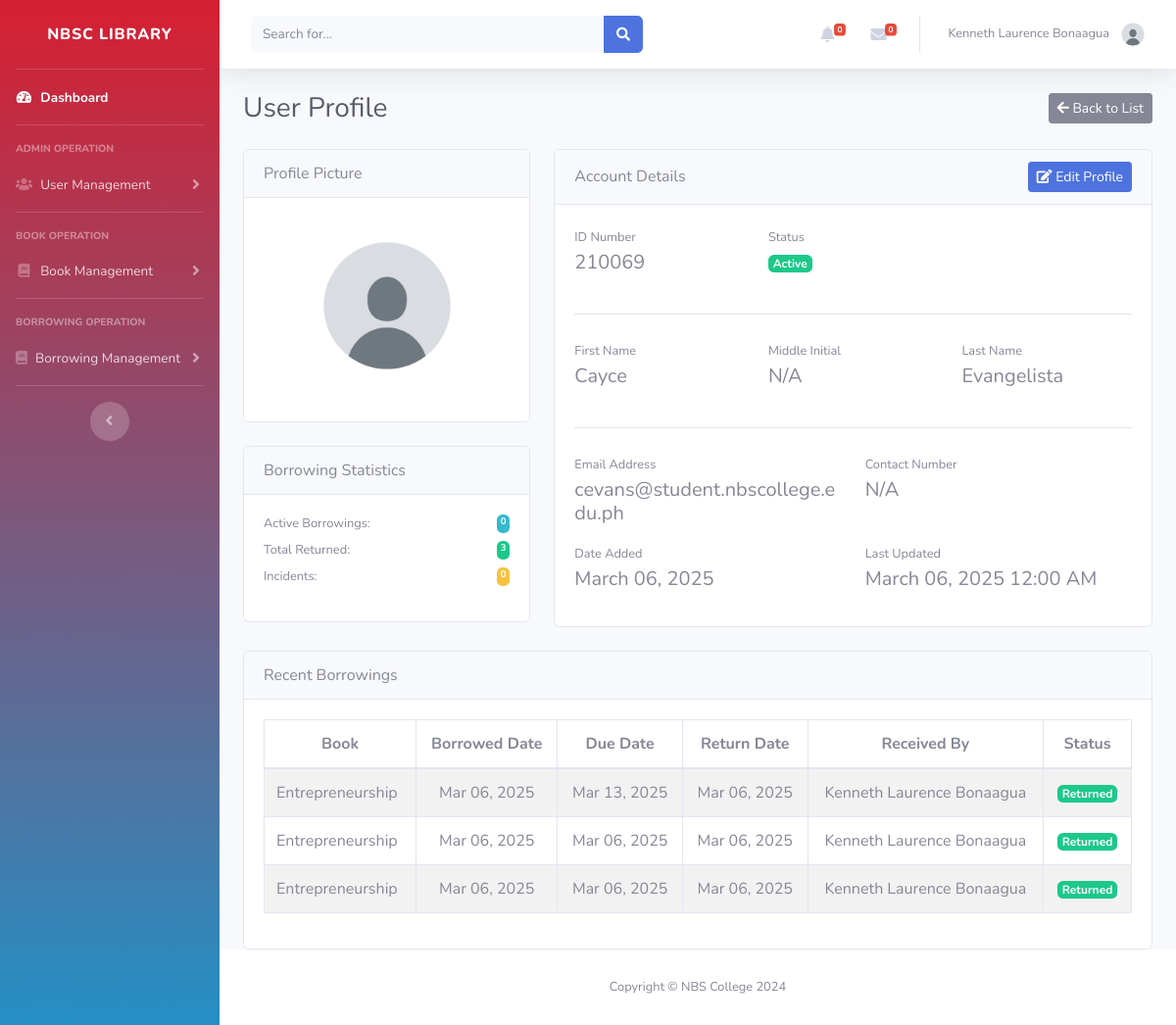
Before: /Admin/view_user.php?id=2 (signed in) with the older database file.
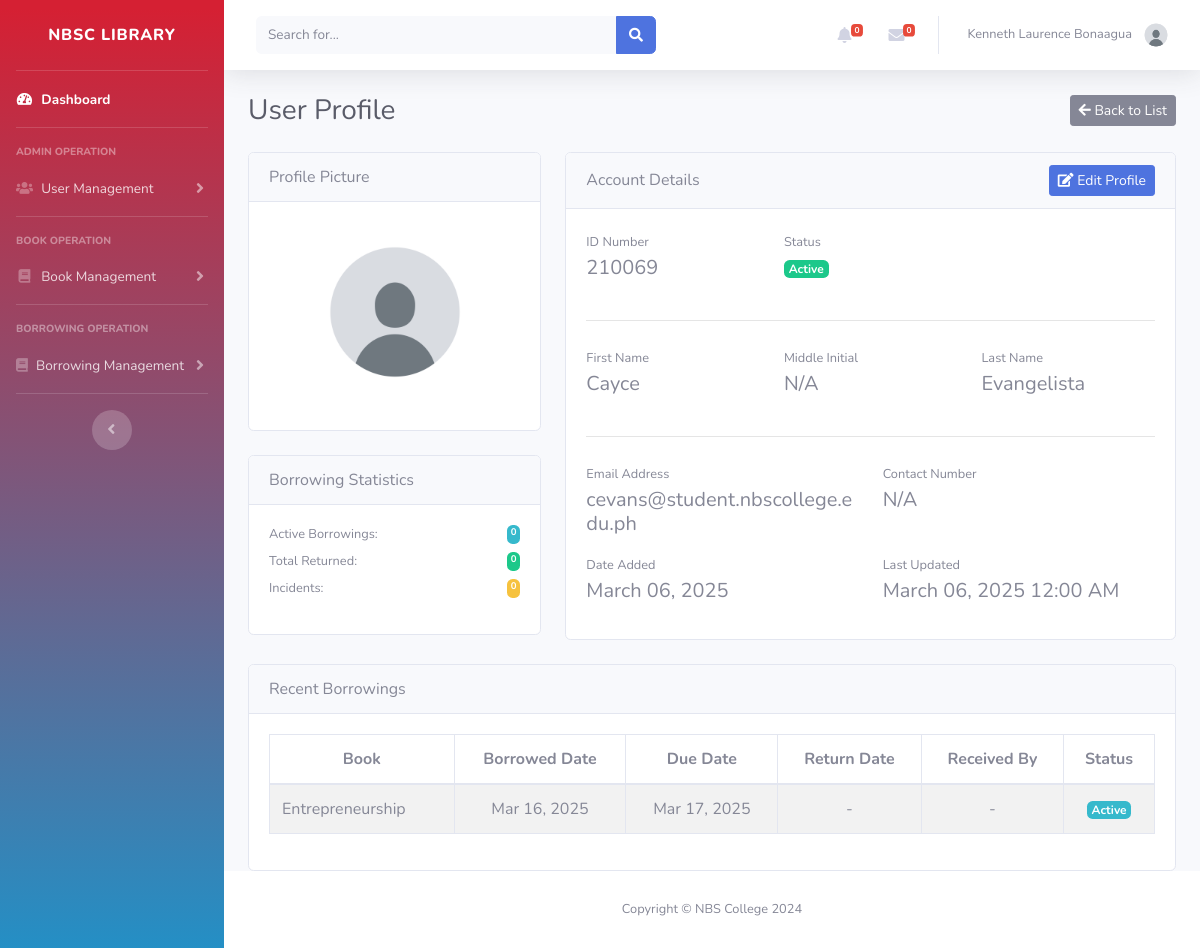
After: the same page with the newer database file.
### tables this page shows
CREATE TABLE `users` (
  `id` int(11) NOT NULL,
  `school_id` int(11) DEFAULT NULL,
  `firstname` varchar(100) DEFAULT NULL,
  `middle_init` varchar(100) DEFAULT NULL,
  `lastname` varchar(100) DEFAULT NULL,
  `email` varchar(100) DEFAULT NULL,
  `password` varchar(100) DEFAULT NULL,
  `contact_no` varchar(100) DEFAULT NULL,
  `borrowed_books` int(225) NOT NULL DEFAULT 0,
  `returned_books` int(225) NOT NULL DEFAULT 0,
  `damaged_books` int(225) NOT NULL DEFAULT 0,
  `lost_books` int(225) NOT NULL DEFAULT 0,
  `user_image` varchar(100) DEFAULT NULL,
  `usertype` varchar(100) DEFAULT NULL,
  `address` varchar(100) DEFAULT NULL,
  `id_type` varchar(100) DEFAULT NULL,
  `id_image` varchar(100) DEFAULT NULL,
  `date_added` date DEFAULT NULL,
  `status` varchar(100) DEFAULT NULL,
  `last_update` date DEFAULT NULL
);

CREATE TABLE `borrowings` (
  `id` int(225) NOT NULL,
  `user_id` int(225) DEFAULT NULL,
  `book_id` int(225) DEFAULT NULL,
  `status` varchar(100) DEFAULT NULL,
  `issue_date` date DEFAULT NULL,
  `issued_by` int(11) DEFAULT NULL,
  `due_date` date DEFAULT NULL,
  `return_date` date DEFAULT NULL,
  `recieved_by` int(11) DEFAULT NULL,
  `report_date` date DEFAULT NULL,
  `replacement_date` date DEFAULT NULL,
  `reminder_sent` tinyint(4) DEFAULT NULL
);

CREATE TABLE `books` (
  `id` int(11) NOT NULL,
  `accession` int(11) NOT NULL,
  `title` varchar(100) DEFAULT NULL,
  `preferred_title` varchar(100) DEFAULT NULL,
  `parallel_title` varchar(100) DEFAULT NULL,
  `subject_category` varchar(100) DEFAULT NULL,
  `subject_detail` varchar(9999) DEFAULT NULL,
  `summary` varchar(1000) DEFAULT NULL,
  `contents` varchar(1000) DEFAULT NULL,
  `front_image` varchar(100) DEFAULT NULL,
  `back_image` varchar(100) DEFAULT NULL,
  `dimension` varchar(100) DEFAULT NULL,
  `series` varchar(100) DEFAULT NULL,
  `volume` varchar(100) DEFAULT NULL,
  `edition` varchar(100) DEFAULT NULL,
  `copy_number` int(225) DEFAULT NULL,
  `total_pages` varchar(100) DEFAULT NULL,
  `supplementary_contents` varchar(100) DEFAULT NULL,
  `ISBN` varchar(100) DEFAULT NULL,
  `content_type` varchar(100) DEFAULT NULL,
  `media_type` varchar(100) DEFAULT NULL,
  `carrier_type` varchar(100) DEFAULT NULL,
  `call_number` varchar(100) DEFAULT NULL,
  `URL` varchar(225) DEFAULT NULL,
  `language` varchar(100) DEFAULT NULL,
  `shelf_location` varchar(100) DEFAULT NULL,
  `entered_by` int(225) DEFAULT NULL,
  `date_added` date DEFAULT NULL,
  `status` varchar(100) DEFAULT NULL,
  `updated_by` int(11) DEFAULT NULL,
  `last_update` date DEFAULT NULL
);

### Admin/inc/functions.php (called while the page is built, shortened)
<?php
function getProfileImagePath($imagePath) {
    $imagePath = str_replace('..', '', $imagePath);
    if (strpos($imagePath, '/Images/') === 0) {
        return '../' . ltrim($imagePath, '/');
    }
    return '../Images/Profile/default-avatar.jpg';
}
function displayProfileImage($imagePath) {
    $path = getProfileImagePath($imagePath);
    return $path;
}
?>

### Admin/view_user.php (the view, shortened to what the rows shown need)
<?php
include '../admin/inc/header.php';
include '../db.php';
require 'inc/functions.php';
$user_id = isset($_GET['id']) ? intval($_GET['id']) : 0;
$stmt = $conn->prepare("
    SELECT u.*,
    COUNT(CASE WHEN b.status = 'borrowed' THEN 1 END) as active_borrowings,
    COUNT(CASE WHEN b.status = 'returned' THEN 1 END) as total_returned,
    COUNT(CASE WHEN b.status IN ('damaged', 'lost') THEN 1 END) as incidents
    FROM users u
    LEFT JOIN borrowings b ON u.id = b.user_id
    WHERE u.id = ?
    GROUP BY u.id
");
$stmt->bind_param("i", $user_id);
$stmt->execute();
$result = $stmt->get_result();
$user = $result->fetch_assoc();
$userImage = displayProfileImage($user['user_image']);
?>
<div id="content">
    <div class="container-fluid">
        <div class="d-flex justify-content-between align-items-center mb-4">
            <h1 class="h3 mb-0 text-gray-800">User Profile</h1>
        </div>
        <div class="row">
            <div class="col-xl-4">
                <div class="card mb-4 mb-xl-0">
                    <div class="card-body text-center">
                        <img class="img-account-profile rounded-circle mb-2"
                             src="<?= htmlspecialchars($userImage) ?>"
                             alt="User profile picture"
                             style="width: 180px; height: 180px; object-fit: cover;">
                    </div>
                </div>
            </div>
            <div class="col-xl-8">
                <div class="card mb-4">
                    <div class="card-body">
                        <div class="row">
                            <div class="col-sm-4 mb-3">
                                <label class="small text-muted mb-1">ID Number</label>
                                <div class="h5 mb-0"><?= htmlspecialchars($user['school_id']) ?></div>
                            </div>
                        </div>
                        <div class="row">
                            <div class="col-sm-4 mb-3">
                                <label class="small text-muted mb-1">First Name</label>
                                <div class="h5 mb-0"><?= htmlspecialchars($user['firstname']) ?></div>
                            </div>
                            <div class="col-sm-4 mb-3">
                                <label class="small text-muted mb-1">Middle Initial</label>
                                <div class="h5 mb-0"><?= htmlspecialchars($user['middle_init'] ?? 'N/A') ?></div>
                            </div>
                            <div class="col-sm-4 mb-3">
                                <label class="small text-muted mb-1">Last Name</label>
                                <div class="h5 mb-0"><?= htmlspecialchars($user['lastname']) ?></div>
                            </div>
                        </div>
                        <div class="row">
                            <div class="col-sm-6 mb-3">
                                <label class="small text-muted mb-1">Email Address</label>
                                <div class="h5 mb-0"><?= htmlspecialchars($user['email']) ?></div>
                            </div>
                        </div>
                        <div class="row">
                            <div class="col-sm-6 mb-3">
                                <label class="small text-muted mb-1">Date Added</label>
                                <div class="h5 mb-0"><?= date('F d, Y', strtotime($user['date_added'])) ?></div>
                            </div>
                            <?php if ($user['last_update']): ?>
                            <div class="col-sm-6 mb-3">
                                <label class="small text-muted mb-1">Last Updated</label>
                                <div class="h5 mb-0"><?= date('F d, Y g:i A', strtotime($user['last_update'])) ?></div>
                            </div>
                            <?php endif; ?>
                        </div>
                    </div>
                </div>
            </div>
        </div>
        <div class="card">
            <div class="card-body">
                <div class="table-responsive">
                    <table class="table table-bordered table-striped">
                        <thead>
                            <tr>
                                <th class="text-center">Book</th>
                                <th class="text-center">Borrowed Date</th>
                                <th class="text-center">Due Date</th>
                                <th class="text-center">Return Date</th>
                                <th class="text-center">Received By</th>
                                <th class="text-center">Status</th>
                            </tr>
                        </thead>
                        <tbody>
                            <?php
                            $borrowings = $conn->prepare("
                                SELECT b.*, bk.title as book_title,
                                       CONCAT(a.firstname, ' ', a.lastname) as recieved_by_name
                                FROM borrowings b
                                JOIN books bk ON b.book_id = bk.id
                                LEFT JOIN admins a ON b.recieved_by = a.id
                                WHERE b.user_id = ?
                                ORDER BY b.issue_date DESC
                                LIMIT 10
                            ");
                            $borrowings->bind_param("i", $user_id);
                            $borrowings->execute();
                            $result = $borrowings->get_result();
                            while ($row = $result->fetch_assoc()) {
                                echo "<tr>";
                                echo "<td>" . htmlspecialchars($row['book_title']) . "</td>";
                                echo "<td class='text-center'>" . date('M d, Y', strtotime($row['issue_date'])) . "</td>";
                                echo "<td class='text-center'>" . date('M d, Y', strtotime($row['due_date'])) . "</td>";
                                echo "<td class='text-center'>" . ($row['return_date'] ? date('M d, Y', strtotime($row['return_date'])) : '-') . "</td>";
                                echo "<td class='text-center'>" . ($row['recieved_by_name'] ? htmlspecialchars($row['recieved_by_name']) : '-') . "</td>";
                                echo "<td class='text-center'><span class='badge badge-" .
                                    ($row['status'] == 'Returned' ? 'success' :
                                    ($row['status'] == 'Damaged' ? 'warning' :
                                    ($row['status'] == 'Lost' ? 'danger' : 'info'))) .
                                    "'>" . ucfirst($row['status']) . "</span></td>";
                                echo "</tr>";
                            }
                            ?>
                        </tbody>
                    </table>
                </div>
            </div>
        </div>
    </div>
</div>
<?php include '../Admin/inc/footer.php'; ?>

Changed rows visible on the page:
removed borrowings: book.title "Entrepreneurship", issue_date "Mar 06, 2025", due_date "Mar 13, 2025", return_date "Mar 06, 2025", recieved_by_name "Kenneth Laurence Bonaagua", status "Returned"
removed borrowings: book.title "Entrepreneurship", issue_date "Mar 06, 2025", due_date "Mar 06, 2025", return_date "Mar 06, 2025", recieved_by_name "Kenneth Laurence Bonaagua", status "Returned"
removed borrowings: book.title "Entrepreneurship", issue_date "Mar 06, 2025", due_date "Mar 06, 2025", return_date "Mar 06, 2025", recieved_by_name "Kenneth Laurence Bonaagua", status "Returned"
added borrowings: book.title "Entrepreneurship", issue_date "Mar 16, 2025", due_date "Mar 17, 2025", status "Active"
Other visible differences:
$user['total_returned']: "3" → "0"
